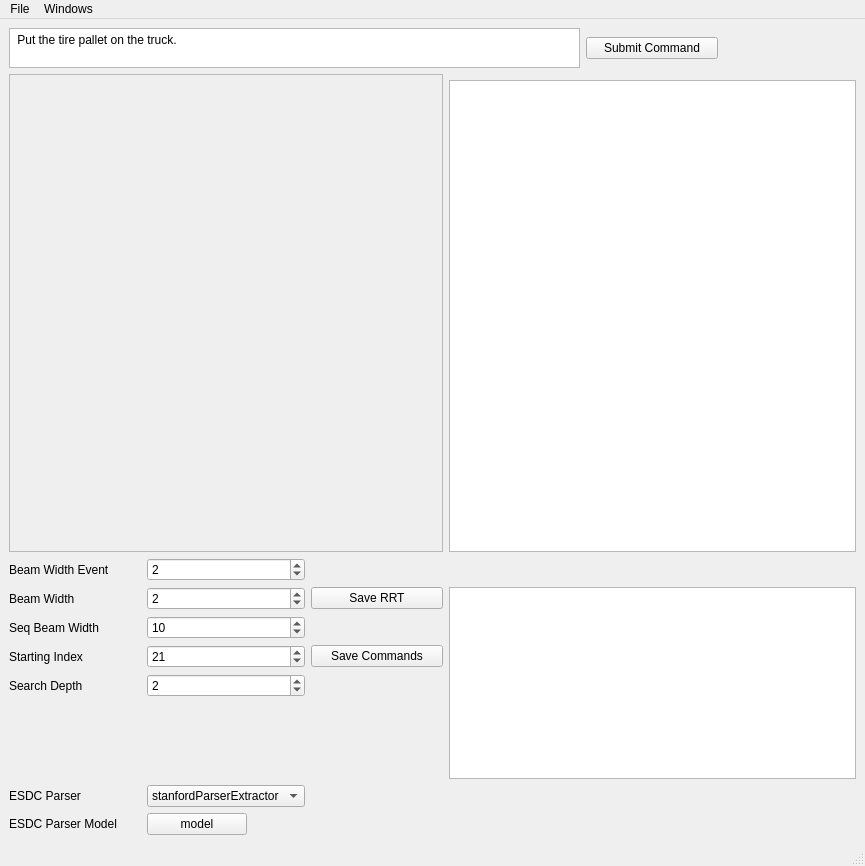
<?xml version="1.0" encoding="UTF-8"?>
<ui version="4.0">
 <class>MainWindow</class>
 <widget class="QMainWindow" name="MainWindow">
  <property name="geometry">
   <rect>
    <x>0</x>
    <y>0</y>
    <width>865</width>
    <height>866</height>
   </rect>
  </property>
  <property name="windowTitle">
   <string>ESDC Cost Function Debugger</string>
  </property>
  <widget class="QWidget" name="centralwidget">
   <layout class="QGridLayout" name="gridLayout">
    <item row="2" column="0" rowspan="2" colspan="3">
     <widget class="QFrame" name="matplotlibFrame">
      <property name="minimumSize">
       <size>
        <width>400</width>
        <height>400</height>
       </size>
      </property>
      <property name="frameShape">
       <enum>QFrame::StyledPanel</enum>
      </property>
      <property name="frameShadow">
       <enum>QFrame::Raised</enum>
      </property>
      <layout class="QHBoxLayout" name="horizontalLayout"/>
     </widget>
    </item>
    <item row="0" column="0" colspan="4">
     <widget class="QPlainTextEdit" name="commandEdit">
      <property name="maximumSize">
       <size>
        <width>16777215</width>
        <height>40</height>
       </size>
      </property>
      <property name="plainText">
       <string> Put the tire pallet on the truck.</string>
      </property>
     </widget>
    </item>
    <item row="0" column="4">
     <widget class="QPushButton" name="submitButton">
      <property name="text">
       <string>Submit Command</string>
      </property>
     </widget>
    </item>
    <item row="5" column="0">
     <widget class="QLabel" name="label">
      <property name="text">
       <string>Beam Width</string>
      </property>
     </widget>
    </item>
    <item row="7" column="0">
     <widget class="QLabel" name="label_2">
      <property name="text">
       <string>Starting Index</string>
      </property>
     </widget>
    </item>
    <item row="8" column="0">
     <widget class="QLabel" name="label_2">
      <property name="text">
       <string>Search Depth</string>
      </property>
     </widget>
    </item>
    <item row="8" column="1">
     <widget class="QSpinBox" name="searchDepthBox">
      <property name="value">
       <number>2</number>
      </property>
     </widget>
    </item>
    <item row="5" column="1">
     <widget class="QSpinBox" name="beamWidthBox">
      <property name="value">
       <number>2</number>
      </property>
     </widget>
    </item>
    <item row="7" column="1">
     <widget class="QSpinBox" name="startLocationBox">
      <property name="value">
       <number>21</number>
      </property>
     </widget>
    </item>
    <item row="3" column="3" colspan="3">
     <widget class="QTableView" name="plansView">
      <property name="selectionMode">
       <enum>QAbstractItemView::SingleSelection</enum>
      </property>
      <property name="selectionBehavior">
       <enum>QAbstractItemView::SelectRows</enum>
      </property>
      <property name="sortingEnabled">
       <bool>true</bool>
      </property>
     </widget>
    </item>
    <item row="5" column="2">
     <widget class="QPushButton" name="rrtCacheButton">
      <property name="text">
       <string>Save RRT</string>
      </property>
     </widget>
    </item>
    <item row="7" column="2">
     <widget class="QPushButton" name="saveCommandLogButton">
      <property name="text">
       <string>Save Commands</string>
      </property>
     </widget>
    </item>
    <item row="5" column="3" rowspan="5" colspan="3">
     <widget class="QTreeView" name="esdcView">
      <attribute name="headerVisible">
       <bool>false</bool>
      </attribute>
     </widget>
    </item>
    <item row="10" column="1">
     <widget class="QComboBox" name="esdcParserComboBox">
      <item>
       <property name="text">
        <string>stanfordParserExtractor</string>
       </property>
      </item>
      <item>
       <property name="text">
        <string>lccrfRerankingExtractor</string>
       </property>
      </item>
     </widget>
    </item>
    <item row="10" column="0">
     <widget class="QLabel" name="label_3">
      <property name="text">
       <string>ESDC Parser</string>
      </property>
     </widget>
    </item>
    <item row="11" column="1">
     <widget class="QPushButton" name="esdcParserModelButton">
      <property name="maximumSize">
       <size>
        <width>100</width>
        <height>16777215</height>
       </size>
      </property>
      <property name="text">
       <string>model</string>
      </property>
     </widget>
    </item>
    <item row="11" column="0">
     <widget class="QLabel" name="label_4">
      <property name="text">
       <string>ESDC Parser Model</string>
      </property>
     </widget>
    </item>
    <item row="4" column="0">
     <widget class="QLabel" name="label_5">
      <property name="text">
       <string>Beam Width Event</string>
      </property>
     </widget>
    </item>
    <item row="6" column="0">
     <widget class="QLabel" name="label">
      <property name="text">
       <string>Seq Beam Width</string>
      </property>
     </widget>
    </item>
    <item row="6" column="1">
     <widget class="QSpinBox" name="seqBeamWidthBox">
      <property name="value">
       <number>10</number>
      </property>
     </widget>
    </item>
    <item row="4" column="1">
     <widget class="QSpinBox" name="beamWidthEventBox">
      <property name="value">
       <number>2</number>
      </property>
     </widget>
    </item>
   </layout>
  </widget>
  <widget class="QMenuBar" name="menubar">
   <property name="geometry">
    <rect>
     <x>0</x>
     <y>0</y>
     <width>865</width>
     <height>25</height>
    </rect>
   </property>
   <widget class="QMenu" name="windowsMenu">
    <property name="title">
     <string>Windows</string>
    </property>
   </widget>
   <widget class="QMenu" name="menuFile">
    <property name="title">
     <string>File</string>
    </property>
    <addaction name="separator"/>
    <addaction name="actionLoadContext"/>
    <addaction name="actionSaveState"/>
    <addaction name="actionLoadState"/>
    <addaction name="actionGroundingProbabilityGraph"/>
   </widget>
   <addaction name="menuFile"/>
   <addaction name="windowsMenu"/>
  </widget>
  <widget class="QStatusBar" name="statusbar"/>
  <action name="actionSaveContext">
   <property name="text">
    <string>Save Context</string>
   </property>
  </action>
  <action name="actionLoadContext">
   <property name="text">
    <string>Load Context</string>
   </property>
  </action>
  <action name="actionSaveState">
   <property name="text">
    <string>Save State (pck)</string>
   </property>
  </action>
  <action name="actionLoadState">
   <property name="text">
    <string>Load State</string>
   </property>
  </action>
  <action name="actionGroundingProbabilityGraph">
   <property name="text">
    <string>Grounding Probability Graph</string>
   </property>
  </action>
 </widget>
 <resources/>
 <connections/>
</ui>
